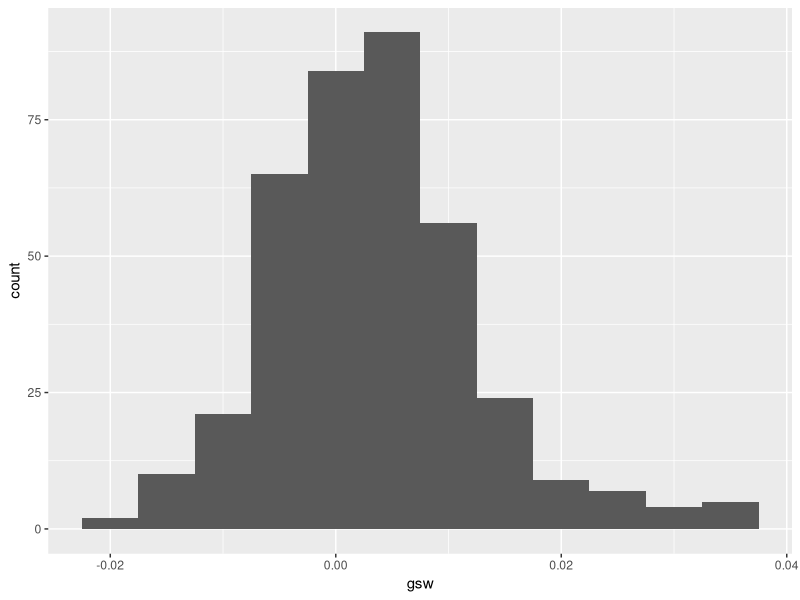
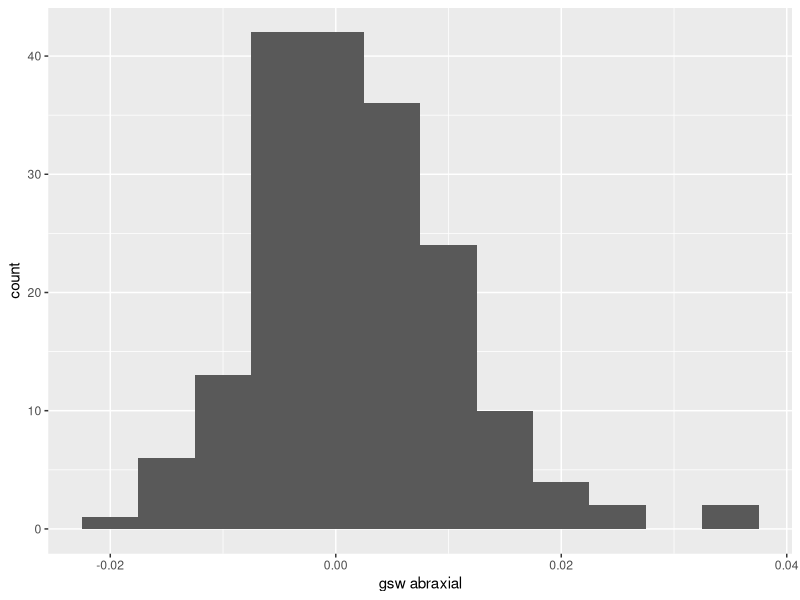
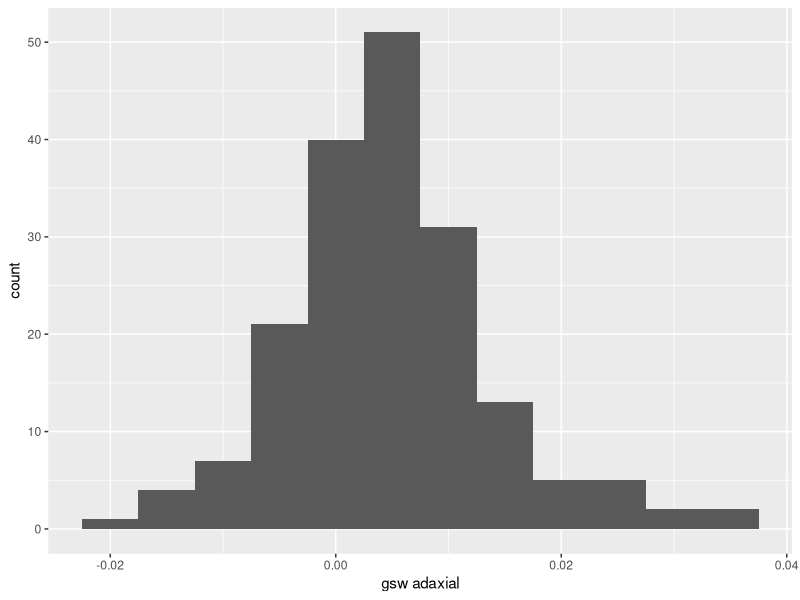

Write the R code that produced these figures, in order.
## ---- chunk 1
library(tidyverse)

# load data
petal = read.csv("petal.csv")
porometer = read.csv('porometer.csv')

# filtering out noise
porometer = filter(porometer,gsw<0.04)

# initializing an empty data frame
porometer_noLoners <- data.frame(matrix(ncol = 8, nrow = 0))
colnames(porometer_noLoners) <- c('Time', 'Date', 'Sample', 'Study.plot', 'Petal.side','gsw','leak_pct','plant')

# filtering out the loners
for (i in (seq_len(nrow(porometer) - 1))) {
  j = i + 1
  current_element = porometer[i,8]
  next_element = porometer[j,8]
  boolean = current_element == next_element
  if (boolean) {
    porometer_noLoners[nrow(porometer_noLoners) + 1,] = porometer[i,c(1:8)]
    porometer_noLoners[nrow(porometer_noLoners) + 1,] = porometer[j,c(1:8)]
  }
}

# filter porometer by petal side
gsw_ab = filter(porometer_noLoners,Petal.side=="bottom")
gsw_ad = filter(porometer_noLoners,Petal.side=="top")

# porometer histogram
p1 = ggplot(porometer,aes(x=gsw)) + 
  geom_histogram(binwidth = 0.005) +
  xlab("gsw") +
  ylab("count")
p1

# gsw abraxial histogram
p2 = ggplot(gsw_ab,aes(x=gsw)) + 
  geom_histogram(binwidth = 0.005) +
  xlab("gsw abraxial") +
  ylab("count")
p2

# gsw adaxial histrogram
p3 = ggplot(gsw_ad,aes(x=gsw)) + 
  geom_histogram(binwidth = 0.005) +
  xlab("gsw adaxial") +
  ylab("count")
p3

# paired t test
t.test(gsw_ab$gsw, gsw_ad$gsw, paired=TRUE)
